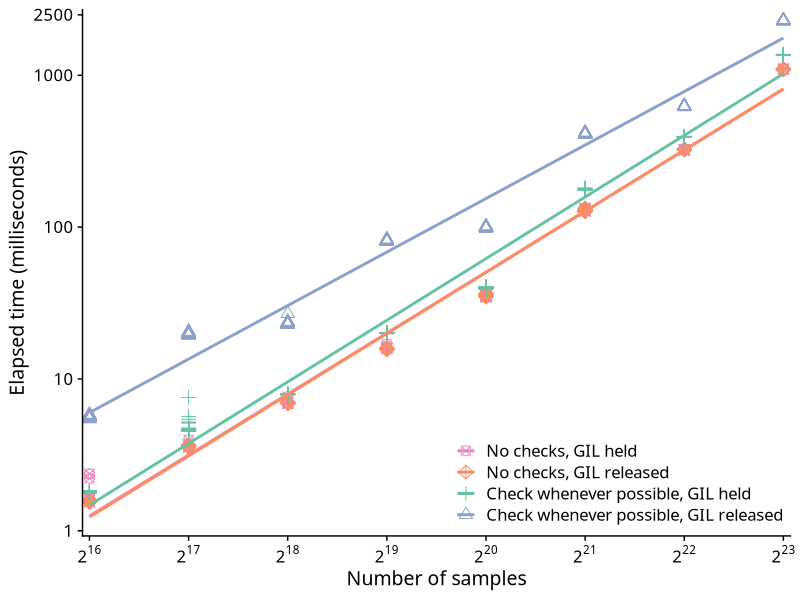

The R source for this figure: (Note: this script raises an error after producing the figure.)
suppressPackageStartupMessages({
    library(tidyverse)
    library(broom)
    library(cowplot)
})

rt <- (
    read_csv("runtime-gil-py312.csv")
    |> separate_wider_delim(impl, "-", names=c("impl", "gil"))
    |> mutate(
           # explicit levels to control choice of contrasts in lm() below
           gil = factor(ifelse(gil=="nogil", "released", "held"),
                        levels=c("held", "released")),
           impl = factor(impl, levels=c("none", "simple", "coarse", "fine")),
           interval = interval * 1e3,
           elapsed = elapsed * 1e3,
           size.oddp2 = log2(size) %% 2 == 1
       )
)

## just the cost of check-whenever-possible
cwp <- (
    rt
    |> subset(impl %in% c("none", "simple"))
    |> mutate(mode = ordered(case_when(
           impl == "none"   & gil == "released"
                ~ "No checks, GIL released",
           impl == "none"   & gil == "held"
                ~ "No checks, GIL held",
           impl == "simple" & gil == "released"
                ~ "Check whenever possible, GIL released",
           impl == "simple" & gil == "held"
                ~ "Check whenever possible, GIL held",
       ), levels=c(
              "No checks, GIL held",
              "No checks, GIL released",
              "Check whenever possible, GIL held",
              "Check whenever possible, GIL released"
       )))
)

cwp.plot <- ggplot(cwp, aes(x=size, y=elapsed, colour=mode, shape=mode)) +
    geom_point(size=3) +
    geom_smooth(method="lm", formula=y~x, se=FALSE) +
    scale_x_continuous(
        "Number of samples",
        transform="log2",
        breaks=unique(rt$size),
        labels=scales::label_log(base=2),
        expand=expansion(mult=0.01, add=0)
    ) +
    scale_y_continuous(
        "Elapsed time (milliseconds)",
        transform="log10",
        limits=c(1, 2500),
        breaks=c(1, 10, 100, 1000, 2500),
        expand=expansion(mult=0.01, add=0)
    ) +
    scale_colour_manual(values=c(
        "No checks, GIL held"                   = "#e78ac3",
        "No checks, GIL released"               = "#fc8d62",
        "Check whenever possible, GIL held"     = "#66c2a5",
        "Check whenever possible, GIL released" = "#8da0cb"
    )) +
    scale_shape_manual(values=c(
        "No checks, GIL held"                   = 13,
        "No checks, GIL released"               =  9,
        "Check whenever possible, GIL held"     =  3,
        "Check whenever possible, GIL released" =  2
    )) +
    theme_half_open(font_family="Linux Biolinum O") +
    theme(legend.position="inside",
          legend.position.inside=c(.99, .02),
          legend.justification.inside=c(1, 0),
          legend.title=element_blank())

ggsave2("cost-check-whenever-possible-gil.svg",
        plot=cwp.plot, width=8, height=6, units="in", dpi=300)

costper <- (
    rt
    |> subset(interval <= 1)
    |> mutate(
        ns.per.sample = elapsed * 1e6 / size,
        disc.log.size = ordered(log2(size)),
        gil = ifelse(gil == "held", "GIL held", "GIL released"),
        impl = fct_recode(
            fct_relevel(impl, "fine", "coarse", "simple", "none"),
            "No checks" = "none",
            "Check whenever\npossible" = "simple",
            "Check every 1ms" = "fine",
            "Check every 1ms\n(coarse clock)" = "coarse"
        )
    )
)

cps.plot <-
    ggplot(costper, aes(y=impl, x=ns.per.sample, colour=disc.log.size)) +
    facet_wrap(~gil, ncol=1,
               strip.position="right") +
    geom_jitter(alpha=0.75, size=1) +
    scale_x_continuous("Nanoseconds per sample",
                       limits=c(0, 300),
                       expand=expansion(mult=0, add=0)) +
    scale_colour_manual(
        "# of samples",
        values=c(
            "16" = "#4a1486",
            "17" = "#8c2d04",
            "18" = "#6a51a3",
            "19" = "#d94801",
            "20" = "#807dba",
            "21" = "#f16913",
            "22" = "#9e9ac8",
            "23" = "#fd8dc3"
        ),
        labels = expression(
            2^16, 2^17, 2^18, 2^19,
            2^20, 2^21, 2^22, 2^23,
        )
    ) +
    theme_half_open(font_family="Linux Biolinum O") +
    background_grid(major="x", minor="x") +
    theme(legend.position="top",
          axis.title.y=element_blank(),
          strip.text=element_text(angle=0),
          plot.margin=margin(r=0.66,unit="in"))

ggsave2("cost-per-sample.svg",
        plot=cps.plot, width=11, height=5.5, units="in", dpi=300)

rti <- read_csv("runtime-intervals-py312.csv")
rtN <- rti |> subset(impl=="none")   |> select(size|rep|elapsed)
rtC <- rti |> subset(impl=="coarse") |> select(size|rep|interval|elapsed)
rtR <- (
    inner_join(rtC, rtN, by=c('size','rep'), suffix=c('.coarse', '.none'))
    |> mutate(interval = interval * 1e3,
              elapsed.coarse = elapsed.coarse * 1e3,
              elapsed.none = elapsed.none * 1e3,
              size.f = factor(size))
    |> group_by(size.f, interval)
    |> mutate(elapsed.coarse=sort(elapsed.coarse),
              elapsed.none=sort(elapsed.none),
              elapsed.ratio=elapsed.coarse/elapsed.none)
)

rtM <- summarise(rtR, .groups="drop",
                 elapsed.ratio=median(elapsed.ratio))

rtR <- ungroup(rtR)

etr.plot <- ggplot(rtR, aes(x=interval, y=elapsed.ratio, colour=size.f, shape=size.f)) +
    geom_jitter(width=0.25) +
    scale_colour_brewer(
        "# of samples",
        palette="Set2",
        labels = expression(2^17, 2^18, 2^19, 2^20, 2^21, 2^22)
    ) +
    scale_shape_discrete(
        "# of samples",
        labels = expression(2^17, 2^18, 2^19, 2^20, 2^21, 2^22)
    ) +
    scale_x_continuous(
        "Check interval (ms)",
        limits=c(0, 51),
        breaks=c(1, 10, 20, 30, 40, 50),
        expand=c(0, 0)
    ) +
    scale_y_continuous(
        "Elapsed time ratio (checks/no checks)",
        limits=c(0.4, 1.6),
        breaks=c(0.4, 0.6, 0.8, 1.0, 1.2, 1.4, 1.6)
    ) +
    theme_half_open(font_family="Linux Biolinum O") +
    background_grid(major="y") +
    theme(legend.position="top")

ggsave2("cost-by-interval.svg",
        plot=etr.plot, width=5.5, height=5.5, units="in", dpi=300)

etr.med.plot <-
    ggplot(rtM, aes(x=interval, y=elapsed.ratio, colour=size.f, shape=size.f)) +
    geom_point() +
    scale_colour_brewer(
        "# of samples",
        palette="Set2",
        labels = expression(2^17, 2^18, 2^19, 2^20, 2^21, 2^22),
        guide = guide_legend(nrow=1)
    ) +
    scale_shape_discrete(
        "# of samples",
        labels = expression(2^17, 2^18, 2^19, 2^20, 2^21, 2^22),
        guide = guide_legend(nrow=1)
    ) +
    scale_x_continuous(
        "Check interval (ms)",
        limits=c(0, 51),
        breaks=c(1, 10, 20, 30, 40, 50),
        expand=c(0, 0)
    ) +
    scale_y_continuous(
        "Median elapsed time ratio\n(coarse checks/no checks, GIL released)",
        limits=c(1.0, 1.6),
        expand=c(0, 0)
    ) +
    theme_half_open(font_family="Linux Biolinum O") +
    background_grid(major="y") +
    theme(legend.position="top")

ggsave2("cost-by-interval-median.svg",
        plot=etr.med.plot, width=5, height=4, units="in", dpi=300)
